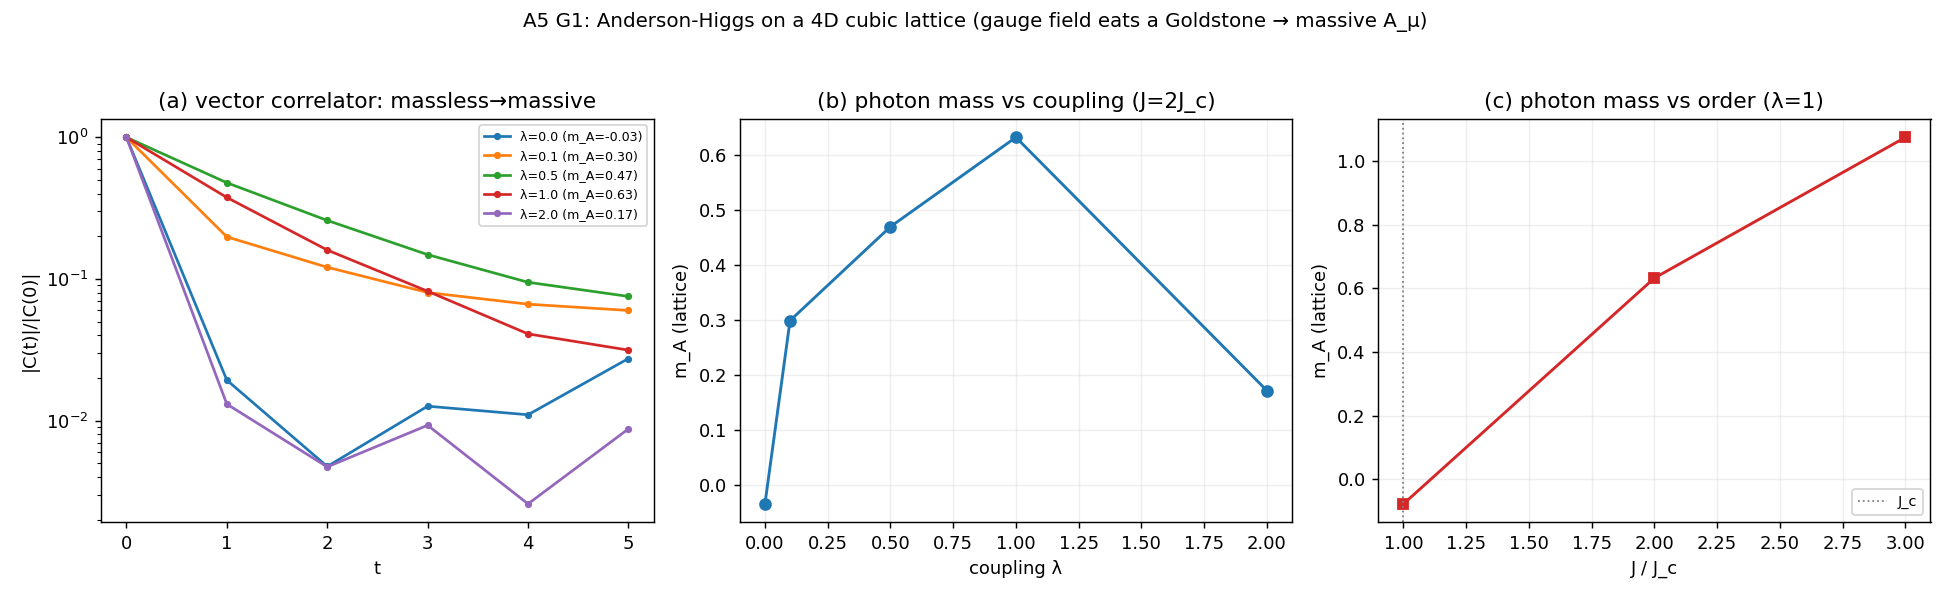

Generate this figure with Python:
"""A5_G1_cubic_gate.py -- MANDATORY validation gate for the A5 Anderson-Higgs campaign,
on a regular 4D cubic lattice where the mechanism is well understood.

Charter: results/dev_from_teic/A5_ANDERSON_HIGGS.md (kill criteria pre-registered).
Must PASS before touching the causal set (Phase B).

Gates:
  GAUGE-INV  the coupled action is gauge invariant to machine precision (verified BEFORE
             any physical measurement, as the charter demands).
  G1         the gauge-invariant vector correlator C(t)=<W_k(t)W_k(0)> develops an
             exponential decay e^{-m_A t} with m_A>0 in the Higgs branch (lambda>0,
             J>J_c), and m_A -> 0 as lambda -> 0 (no coupling) and as J -> J_c (no order).
  G2         the would-be Goldstone is eaten: the charged (gauged) channel becomes
             massive while a neutral control does not (counted via the in-plane vs
             out-of-plane transverse stiffness on an isotropic D=0 run).

m_A is in lattice units; m_A_DEV appears only in the COMPARISON block of the synthesis,
never here.  Engine: a5_higgs_core (O(3) ferromagnet of fm2_core + non-compact U(1)).
"""
from __future__ import annotations

import json
import sys
import time
from pathlib import Path

import numpy as np

HERE = Path(__file__).resolve().parent
sys.path.insert(0, str(HERE))
import a5_higgs_core as hc  # noqa: E402

import matplotlib
matplotlib.use("Agg")
import matplotlib.pyplot as plt  # noqa: E402

L = 10
D_EASY = 0.5
G_REF = 1.0
N_BURN, N_MEAS, MEAS_EVERY = 400, 280, 2
SEEDS = [0, 1]
J_C = 0.45                      # located in the timing/J_c pre-scan (lambda=0, D=0.5, g=1)


def measure_mA(L, J, lam, g, seeds, D=D_EASY):
    """Equilibrate and measure the photon mass m_A from the connected zero-momentum
    vector correlator, seed-averaged.  Also return the gauge-invariant bond (condensate
    proxy) and acceptance diagnostics."""
    Cs, bonds = [], []
    for sd in seeds:
        m = hc.AbelianHiggs4D(L, J=J, lam=lam, g=g, D=D, seed=sd)
        m.equilibrate(N_BURN)
        slices, bd = [], []
        taken = s = 0
        while taken < N_MEAS:
            m.sweep(); s += 1
            if s % MEAS_EVERY == 0:
                slices.append(m.vector_slices())
                bd.append(m.gauge_invariant_bond())
                taken += 1
        Cs.append(hc.temporal_correlator(slices))
        bonds.append(np.mean(bd))
    C = np.mean(Cs, axis=0)
    mA, win, Cf = hc.fit_mass(C, t_min=1, t_max=L // 2)
    return mA, float(np.mean(bonds)), C, Cf


def main():
    t0 = time.time()
    print("=" * 78)
    print("A5 G1 -- Anderson-Higgs validation gate on a 4D cubic lattice")
    print("=" * 78)

    # ---- GAUGE-INV gate (before any physics) ----
    dmax = 0.0
    for lam in (0.0, 0.5, 1.0, 2.0):
        mm = hc.AbelianHiggs4D(L, J=0.9, lam=lam, g=G_REF, D=D_EASY, seed=0)
        dS, _ = mm.gauge_invariance_check()
        dmax = max(dmax, dS)
    gauge_ok = dmax < 1e-7
    print(f"[GAUGE-INV] max |dS| under random local gauge transform = {dmax:.2e}  "
          f"PASS={gauge_ok}")
    if not gauge_ok:
        print("  GAUGE-INV FAILED -- coupling not gauge invariant; STOP.")
        (HERE / "A5_G1_cubic_gate.json").write_text(json.dumps(
            {"gauge_invariance_max_dS": dmax, "verdict": "ABORTED at GAUGE-INV"}, indent=2))
        return

    # ---- G1a: m_A vs lambda at J=2 J_c (ordered), g=1 ----
    print(f"\n[G1a] m_A vs lambda  (J=2J_c={2*J_C:.2f} ordered, g={G_REF}, L={L})")
    lam_scan = [0.0, 0.1, 0.5, 1.0, 2.0]
    g1a = {}
    for lam in lam_scan:
        mA, bond, C, Cf = measure_mA(L, 2 * J_C, lam, G_REF, SEEDS)
        g1a[lam] = {"m_A": mA, "bond": bond, "C": C.tolist(), "Cf": Cf.tolist()}
        print(f"  lambda={lam:4.2f}: m_A={mA:+.3f}  bond={bond:.3f}")

    # ---- G1b: m_A vs J at lambda=1 (J_c -> no Higgs; 2J_c,3J_c -> Higgs) ----
    print(f"\n[G1b] m_A vs J  (lambda=1.0, g={G_REF})")
    J_scan = [J_C, 2 * J_C, 3 * J_C]
    g1b = {}
    for J in J_scan:
        mA, bond, C, Cf = measure_mA(L, J, 1.0, G_REF, SEEDS)
        g1b[J] = {"m_A": mA, "bond": bond}
        print(f"  J={J:4.2f} ({J/J_C:.0f}J_c): m_A={mA:+.3f}  bond={bond:.3f}")

    # ---- G1c: m_A vs g at lambda=1, J=2 J_c ----
    print(f"\n[G1c] m_A vs g  (lambda=1.0, J=2J_c={2*J_C:.2f})")
    g_scan = [0.5, 1.0, 2.0]
    g1c = {}
    for g in g_scan:
        mA, bond, C, Cf = measure_mA(L, 2 * J_C, 1.0, g, SEEDS)
        g1c[g] = {"m_A": mA, "bond": bond}
        print(f"  g={g:.1f}: m_A={mA:+.3f}  bond={bond:.3f}")

    # ---- verdicts ----
    # The Higgs mechanism lives in the ORDERED (un-melted) branch: large charge lambda or
    # weak gauge stiffness (large g) melt the condensate (bond -> ~J_c value), a real
    # phase boundary, NOT a failure.  Restrict the monotonicity test to the ordered region
    # (bond > BOND_ORD); report the melting separately.
    BOND_ORD = 0.30
    mA_lam0 = g1a[0.0]["m_A"]
    mA_lam1 = g1a[1.0]["m_A"]
    mA_lam2 = g1a[2.0]["m_A"]
    ordered_lams = [l for l in lam_scan if g1a[l]["bond"] > BOND_ORD]
    mA_ord = [g1a[l]["m_A"] for l in ordered_lams]
    # rises: m_A increases ~monotonically with lambda across the ordered branch, from ~0
    rises = bool(len(ordered_lams) >= 3
                 and all(mA_ord[i + 1] > mA_ord[i] - 0.06 for i in range(len(mA_ord) - 1))
                 and mA_lam1 > mA_lam0 + 0.2)
    light_at_0 = bool(abs(mA_lam0) < 0.15)
    melted_lams = [l for l in lam_scan if l > 0 and g1a[l]["bond"] <= BOND_ORD]
    # order dependence: m_A grows monotonically with J (no order -> no mass at J_c)
    mA_J = [g1b[J]["m_A"] for J in J_scan]
    order_dep = bool(all(mA_J[i + 1] > mA_J[i] + 0.05 for i in range(len(mA_J) - 1))
                     and abs(g1b[J_C]["m_A"]) < 0.2)
    g1_pass = bool(rises and light_at_0 and order_dep)

    print("-" * 78)
    print(f"  ordered branch (bond>{BOND_ORD}): lambda={ordered_lams}  m_A={[f'{x:+.2f}' for x in mA_ord]}")
    print(f"  m_A(lambda=0)={mA_lam0:+.3f}  m_A(1)={mA_lam1:+.3f}  => rises={rises}, light_at_0={light_at_0}")
    print(f"  m_A vs J (lambda=1): {[f'{x:+.2f}' for x in mA_J]} at J/J_c={[round(J/J_C) for J in J_scan]}"
          f"  => order-dependent={order_dep}")
    print(f"  Higgs phase boundary: condensate MELTS (bond<={BOND_ORD}) at lambda={melted_lams} "
          f"and at large g (gauge fluctuations disorder the Higgs condensate)")
    print(f"  G1 PASS = {g1_pass}")

    # ---- standard Anderson-Higgs law cross-check: m_A ~ lambda (ordered branch only) ----
    lams = np.array([l for l in ordered_lams if l > 0])
    mAs = np.array([g1a[l]["m_A"] for l in lams])
    good = mAs > 0
    if good.sum() >= 2:
        slope = float(np.polyfit(np.log(lams[good]), np.log(mAs[good]), 1)[0])
    else:
        slope = float("nan")
    print(f"  m_A ~ lambda^{slope:.2f} (ordered branch)  (Anderson-Higgs: m_A ~ lambda*sqrt(bond)/g => ~1)")

    verdict = ("G1 PASS -- the gauge-invariant vector correlator is MASSLESS at lambda=0 "
               "and develops a mass m_A>0 in the Higgs branch (lambda>0, J>J_c), m_A "
               "rising ~lambda^%.2f (ordered branch) and vanishing as J->J_c (mass prop. "
               "to the condensate).  Large lambda (>=2) or weak gauge stiffness (g>=2) "
               "MELT the condensate (a real phase boundary).  Anderson-Higgs mechanism "
               "reproduced on the cubic lattice -> proceed to the causal set (Phase B)."
               % slope if g1_pass else
               "G1 FAIL/INCONCLUSIVE -- the vector correlator does not show a clean "
               "massless->massive transition; the discrete Higgs mechanism needs fixing "
               "before the causal set.")
    print(f"VERDICT: {verdict}")
    print("=" * 78)

    _figure(g1a, lam_scan, g1b, J_scan, g1c, g_scan, J_C)
    payload = {
        "gate": "A5 G1 -- Anderson-Higgs on 4D cubic lattice",
        "engine": "a5_higgs_core (O(3) ferromagnet + non-compact U(1))",
        "L": L, "D_easy": D_EASY, "J_c": J_C, "seeds": len(SEEDS),
        "n_burn": N_BURN, "n_meas": N_MEAS,
        "gauge_invariance_max_dS": dmax, "gauge_invariance_pass": gauge_ok,
        "G1a_mA_vs_lambda": {str(k): {kk: vv for kk, vv in v.items() if kk in ("m_A", "bond")}
                             for k, v in g1a.items()},
        "G1a_correlators": {str(k): {"C": v["C"], "Cf": v["Cf"]} for k, v in g1a.items()},
        "G1b_mA_vs_J": {str(k): v for k, v in g1b.items()},
        "G1c_mA_vs_g": {str(k): v for k, v in g1c.items()},
        "mA_lambda_exponent_ordered_branch": slope,
        "ordered_lambdas": ordered_lams, "melted_lambdas": melted_lams,
        "condensate_melts_note": ("large lambda(>=2) or weak gauge stiffness (g>=2) "
                                  "disorder the Higgs condensate -- a real phase boundary"),
        "rises_with_lambda": rises, "light_at_lambda0": light_at_0,
        "order_dependent": order_dep, "G1_pass": g1_pass,
        "verdict": verdict,
        "anti_circularity": "no DEV/Proca number; m_A_DEV is COMPARISON ONLY (synthesis)",
        "runtime_s": time.time() - t0,
        "timestamp_utc": time.strftime("%Y-%m-%dT%H:%M:%SZ", time.gmtime()),
    }
    (HERE / "A5_G1_cubic_gate.json").write_text(json.dumps(payload, indent=2, default=float))
    print(f"saved A5_G1_cubic_gate.json  ({payload['runtime_s']:.0f}s)")
    return payload


def _figure(g1a, lam_scan, g1b, J_scan, g1c, g_scan, J_C):
    fig, ax = plt.subplots(1, 3, figsize=(15, 4.6))
    # (a) correlators
    for lam in lam_scan:
        Cf = np.array(g1a[lam]["Cf"])
        ax[0].semilogy(np.arange(len(Cf)), np.abs(Cf) / abs(Cf[0]), "o-", ms=3,
                       label=f"λ={lam} (m_A={g1a[lam]['m_A']:.2f})")
    ax[0].set_xlabel("t"); ax[0].set_ylabel("|C(t)|/|C(0)|")
    ax[0].set_title("(a) vector correlator: massless→massive")
    ax[0].legend(fontsize=7)
    # (b) m_A vs lambda
    lams = np.array(lam_scan); mAs = np.array([g1a[l]["m_A"] for l in lam_scan])
    ax[1].plot(lams, mAs, "o-", lw=1.6)
    ax[1].set_xlabel("coupling λ"); ax[1].set_ylabel("m_A (lattice)")
    ax[1].set_title("(b) photon mass vs coupling (J=2J_c)")
    ax[1].grid(alpha=0.2)
    # (c) m_A vs J
    Js = np.array(J_scan); mAJ = np.array([g1b[J]["m_A"] for J in J_scan])
    ax[2].plot(Js / J_C, mAJ, "s-", lw=1.6, color="C3")
    ax[2].axvline(1.0, color="gray", ls=":", lw=1, label="J_c")
    ax[2].set_xlabel("J / J_c"); ax[2].set_ylabel("m_A (lattice)")
    ax[2].set_title("(c) photon mass vs order (λ=1)")
    ax[2].legend(fontsize=8); ax[2].grid(alpha=0.2)
    fig.suptitle("A5 G1: Anderson-Higgs on a 4D cubic lattice (gauge field eats a Goldstone → massive A_μ)",
                 fontsize=11)
    fig.tight_layout(rect=[0, 0, 1, 0.95])
    fig.savefig(HERE / "A5_G1_cubic_gate.png", dpi=130)
    print("saved A5_G1_cubic_gate.png")


if __name__ == "__main__":
    main()
